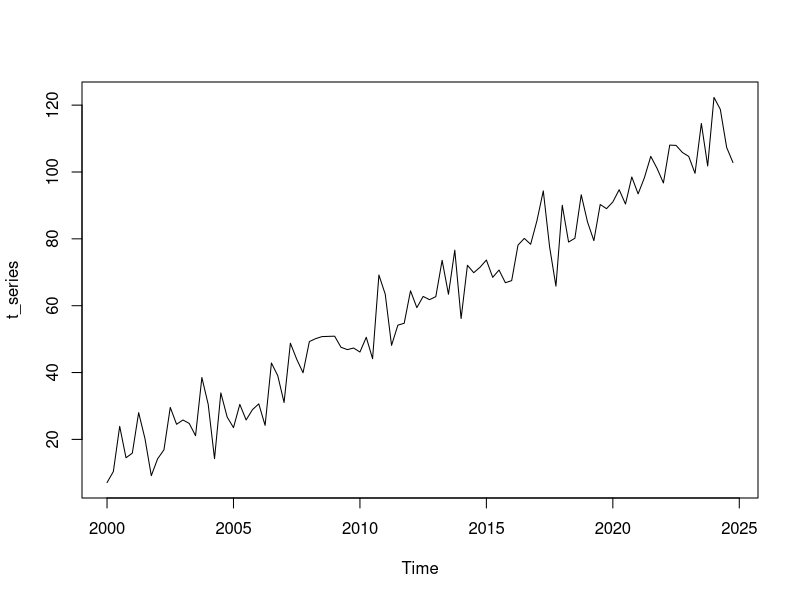
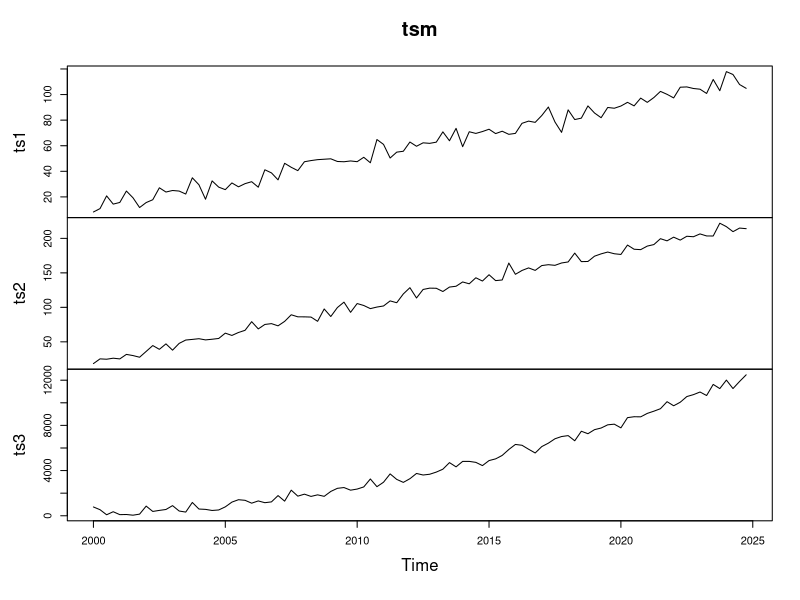
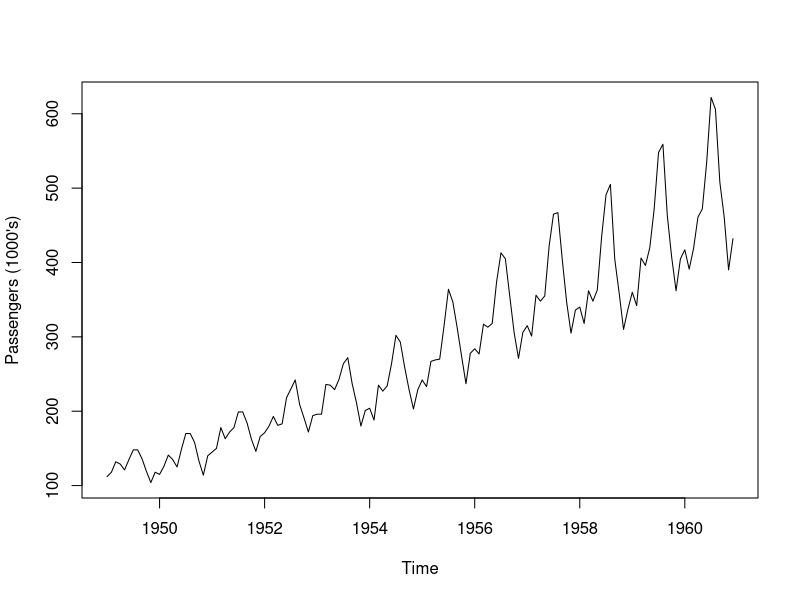
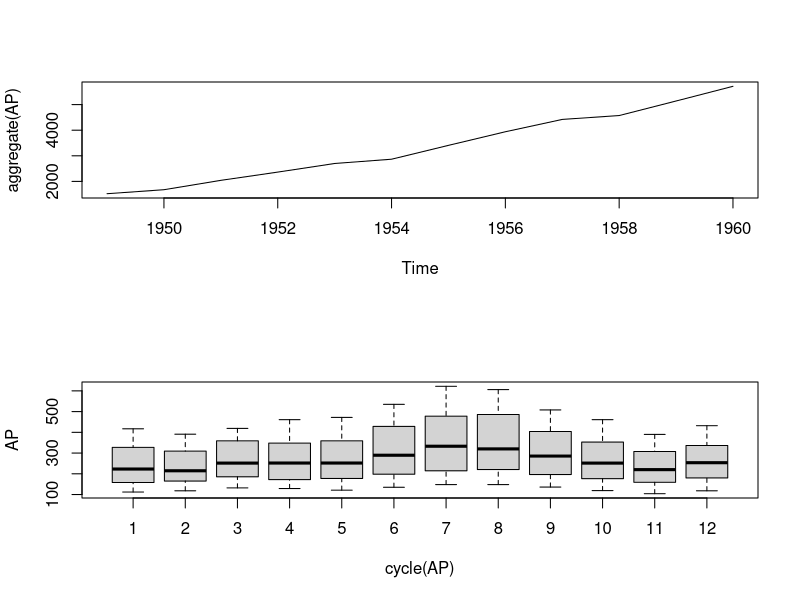
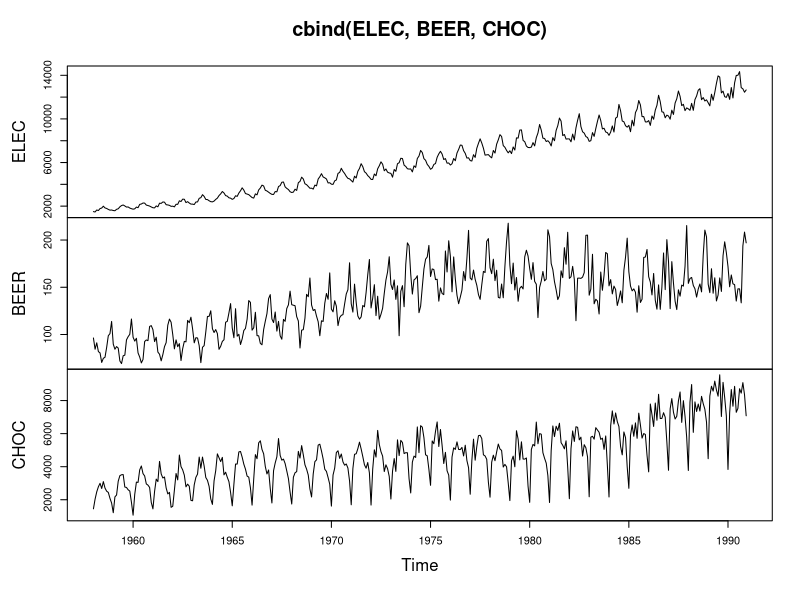
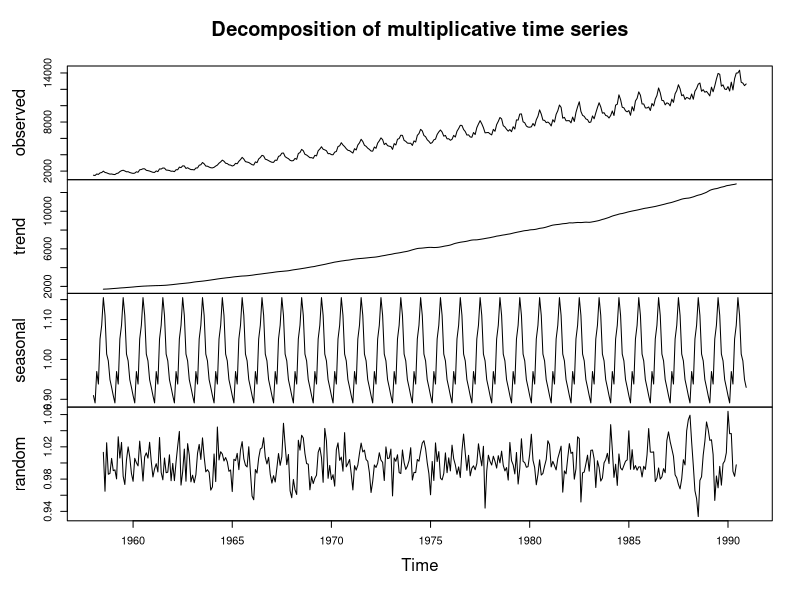
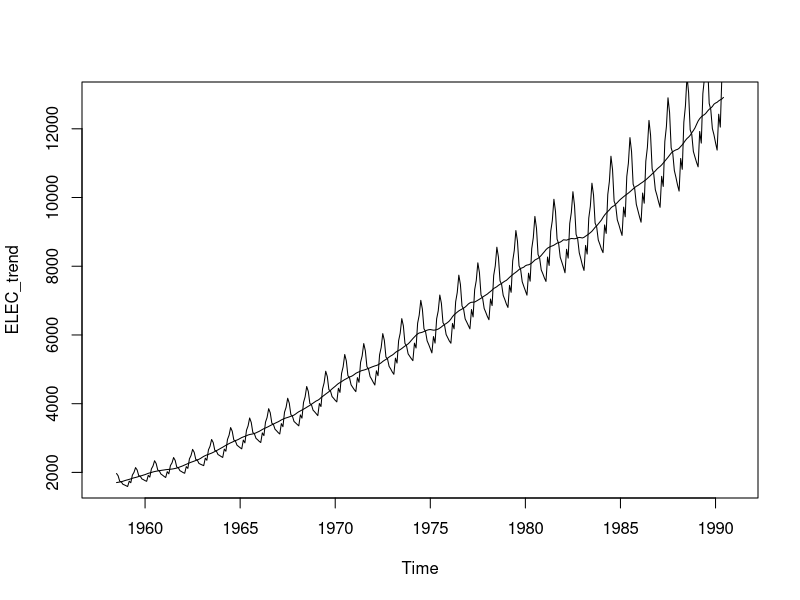
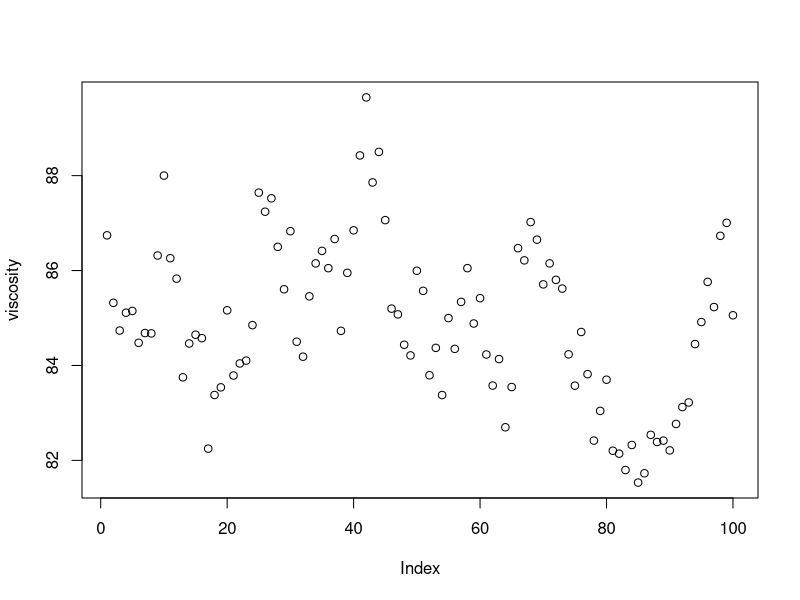

Write R code to recreate these figures, in order.
library(ggplot2)

# Time series object

prelim <- function(){
  # Generates a sequence of random numbers distributed
  # according to a normal distribution
  set.seed(123)
  t <- seq(from=1, to=100, by=1) + 10 + rnorm(100, sd=7)
  t_series <- ts(t, start=c(2000, 1), frequency=4)
  print(t_series)
  plot(t_series)
}
prelim()

prelim_2 <- function(){
  set.seed(123)
  t <- seq(from=1, to=100, by=1) + 10
  ts1 <- t + rnorm(100, sd=5)
  ts2 <- 2*t + rnorm(100, sd=5)
  ts3 <- t^2 + rnorm(100, sd=300)
  
  tsm <- cbind(ts1, ts2, ts3)
  
  tsm <- ts(tsm, start=c(2000, 1), frequency=4)
  
  plot(tsm)
}
prelim_2()

ap <- function(){
  data(AirPassengers)
  AP <- AirPassengers
  print(AP)
  print(class(AP))
  
  print(start(AP))
  print(end(AP))
  print(frequency(AP))
  
  plot(AP, ylab="Passengers (1000's)")
  
  layout(1:2)
  plot(aggregate(AP))
  boxplot(AP ~ cycle(AP))
}
ap()


CBE <- read.csv("cbe.dat", header=TRUE)
print(paste("CBE is a ", class(CBE)))
head(CBE)
ELEC <- ts(CBE[, 3], start=1958, freq=12)
BEER <- ts(CBE[, 2], start=1958, freq=12)
CHOC <- ts(CBE[, 1], start=1958, freq=12)
plot(cbind(ELEC, BEER, CHOC))
layout(1:1)

# Time series decomposition

ELEC_decom <- decompose(ELEC, type="mult")
plot(ELEC_decom)

ELEC_trend <- ELEC_decom$trend
ELEC_seasonal <- ELEC_decom$seasonal

plot(ELEC_trend)
lines(ELEC_trend * ELEC_seasonal)


# ACF

viscosity <- read.csv("viscosity.csv", header=FALSE)[, 2]
print(viscosity)
plot(viscosity)
acf(viscosity)


# Variogram
myvariogram <- function(x, lag){
  Lag <- NULL
  vark <- NULL
  vario <- NULL
  for (k in 1: lag){
    Lag[k] <- k
    vark[k] <- sd(diff(x, k))^2
    vario[k] <- vark[k] / vark[1]
  }
  return (as.data.frame(cbind(Lag, vario)))
}
variogram_prodution <- myvariogram(viscosity, length(viscosity)/4)
print(variogram_prodution)
# Plot
ggplot(variogram_prodution, aes(x=Lag, y=vario))+
  geom_col()+
  labs(x="Lag", y="Variogram", title="Variogram of viscosity")+
  theme_classic()+
  theme(plot.title=element_text(size=rel(1.5),
                                face="bold",
                                hjust=0.5),
        axis.title=element_text(size=rel(1.5)),
        legend.position="bottom")


# Power transformations

